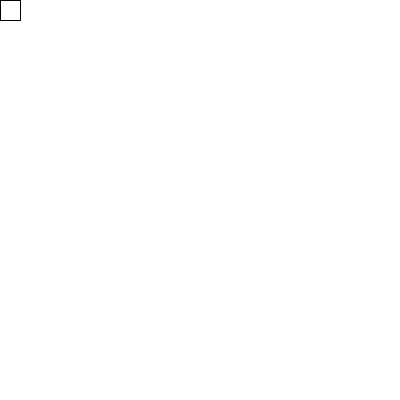
Frame 1 (no input)
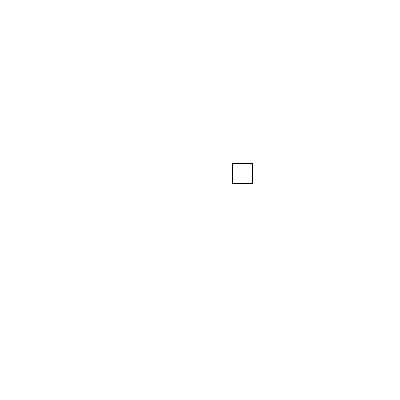
Frame 60 (the mouse pressed at the canvas centre just before this capture)
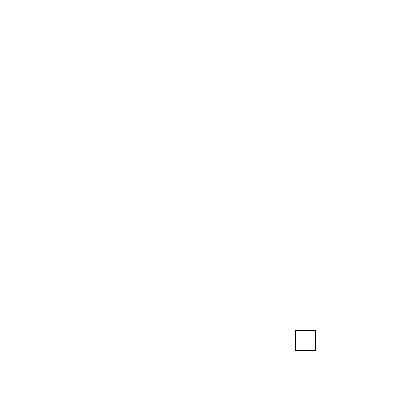
Frame 120 (the mouse held since frame 60 and released just before this capture)

The Processing sketch that drew these frames (run headless with seeded random() and noise(); from frame 60 on, the mouse is pressed at the canvas centre):

// Processing sketch: bolaQuadrada
// ── bolaQuadrada.pde
float posX = 0; //pq float?
float posY = 0;
float stepX, stepY;
int tamQuad = 20;

void setup()
{
  size(400, 400);
  background(255);
  
  stepX = random(2, 5);
  stepY = random(2, 5);
}

void draw()
{
  background(255);
  
  rect(posX, posY, 20, 20);
  
  if (posX >= width - tamQuad || posX < 0)
  {
    stepX = stepX * -1;
    println();
  }
  
  if (posY >= height - tamQuad || posY < 0)
  {
    stepY = stepY * -1;
    println();
  }
  
  posX = posX + stepX;
  posY = posY + stepY;
}
